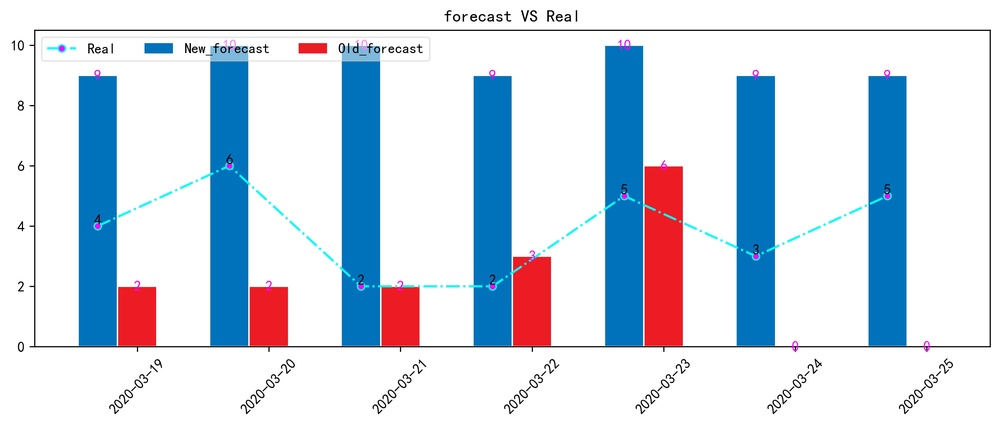
#> input picture xianfengsg/forecaset/warehouse/V2.0/data/01100_金手指.jpg, 1000 x 426 px, shrunk from 2920 x 1244 before the run
$ python -i sales_feature.py   (imports and definitions only)
#> lines starting #> are read from the running program, lines starting #| are printed output that depends on the picture
# -*- coding: utf-8 -*-
# @Time    : 2020/3/3 8:46
# @Author  : Ye Jinyu__jimmy
# @File    : sales_feature

import pandas as pd
import cx_Oracle
import os
import numpy as np
# 显示所有列
# [5 lines not run here, left out]
# 注：设置环境编码方式，可解决读取数据库乱码问题
os.environ['NLS_LANG'] = 'SIMPLIFIED CHINESE_CHINA.UTF8'
from matplotlib import pyplot as plt
import multiprocessing
import re
from matplotlib.ticker import FuncFormatter
import matplotlib.dates as mdate
from pandas.tseries.offsets import Day,WeekOfMonth,DateOffset
#parser是根据字符串解析成datetime,字符串可以很随意，可以用时间日期的英文单词，
# 可以用横线、逗号、空格等做分隔符。没指定时间默认是0点，没指定日期默认是今天，没指定年份默认是今年。
from dateutil.parser import parse

# from pylab import *
# [1 line not run here, left out]
from pandas.plotting import register_matplotlib_converters
from sklearn.preprocessing import OneHotEncoder, LabelEncoder,PolynomialFeatures
# [1 line not run here, left out]


class sales_process():
    '''该包是要提取销售的特征，根据周作战计划的特性，选择滑窗的均值，求和，方差，以及斜率，偏度，峰度'''

    #————————————————————————首先读取销量数据————————————————————————————
    def get_sales(self):
        data = pd.read_csv('./sales.csv',encoding='utf_8_sig')
        return data

    #——————————————————————获取前一周的各类统计信息————————————————————————

    def back_1_week(self,data):

        start_date = data['Account_date'].min()
        end_date = data['Account_date'].max()
        ts = pd.Series(data['sales_qty'].values,index=pd.date_range(start_date,end_date,freq='D'))
        #----------------------均值------------------
        new_array_mean = ts.resample('W-SUN').mean()
        df_mean = pd.DataFrame(new_array_mean)
        df_mean.reset_index(level=0, inplace=True)
        df_mean.columns = ['Account_date','mean_1_week']
        #------------------------均值的斜率----------------
        slope_mean = (new_array_mean - new_array_mean.shift(1, 'W-SUN')) / 7
        df_slope_mean = pd.DataFrame(slope_mean)
        df_slope_mean.reset_index(level=0, inplace=True)
        df_slope_mean.columns = ['Account_date','slope_1_week']
        total_1_data = pd.merge(df_mean,df_slope_mean,on='Account_date')
        #----------------------求和------------------
        new_array_sum = ts.resample('W-SUN').sum()
        df_sum = pd.DataFrame(new_array_sum)
        df_sum.reset_index(level=0, inplace=True)
        df_sum.columns = ['Account_date','sum_1_week']
        total_2_data = pd.merge(df_sum,total_1_data,on='Account_date')
        #------------------------总销量的斜率----------------
        slope_sum = (new_array_sum - new_array_sum.shift(1,'W-SUN'))/7
        df_slope_sum = pd.DataFrame(slope_sum)
        df_slope_sum.reset_index(level=0, inplace=True)
        df_slope_sum.columns = ['Account_date','slope_sum_1_week']
        total_3_data = pd.merge(df_slope_sum,total_2_data,on='Account_date')
        #----------------------方差------------------
        new_array_var = ts.resample('W-SUN').var()
        df_var = pd.DataFrame(new_array_var)
        df_var.reset_index(level=0, inplace=True)
        df_var.columns = ['Account_date','var_1_week']
        total_4_data = pd.merge(df_var,total_3_data,on='Account_date')
        #------------------------方差的斜率----------------
        slope_var = (new_array_var - new_array_var.shift(1,'W-SUN'))/7
        df_slope_var = pd.DataFrame(slope_var)
        df_slope_var.reset_index(level=0, inplace=True)
        df_slope_var.columns = ['Account_date','slope_var_1_week']
        total_5_data = pd.merge(df_slope_var,total_4_data,on='Account_date')
        #----------------------分位数(0.75)------------------
        new_array_quantile_low = ts.resample('W-SUN').quantile(0.25)
        df_quantile_low = pd.DataFrame(new_array_quantile_low)
        df_quantile_low.reset_index(level=0, inplace=True)
        df_quantile_low.columns = ['Account_date','low_1_week']
        total_6_data = pd.merge(df_quantile_low,total_5_data,on='Account_date')
        #----------------------分位数(0.25)------------------
        new_array_quantile_up = ts.resample('W-SUN').quantile(0.75)
        df_quantile_up = pd.DataFrame(new_array_quantile_up)
        df_quantile_up.reset_index(level=0, inplace=True)
        df_quantile_up.columns = ['Account_date','up_1_week']
        total_7_data = pd.merge(df_quantile_up,total_6_data,on='Account_date')
        #----------------------中位数------------------
        new_array_median  = ts.resample('W-SUN').median()
        df_median  = pd.DataFrame(new_array_median)
        df_median.reset_index(level=0, inplace=True)
        df_median.columns = ['Account_date','median_1_week']
        total_8_data = pd.merge(df_median,total_7_data,on='Account_date')

        #---------------------补全之前的数据----------------------
        #格式转换
        data['Account_date'] = pd.to_datetime(data['Account_date'])
        total_8_data['Account_date'] = pd.to_datetime(total_8_data['Account_date'])
        total_9_data = pd.merge(data,total_8_data,on='Account_date',how='outer')
        #补全日期
        new_satrt = total_9_data['Account_date'].min()
        end_date  = total_9_data['Account_date'].max()
        fill_date = pd.DataFrame({'Account_date': pd.date_range(new_satrt, end_date, freq='D')})
        #合并并补充数据
        sales_feature = pd.merge(fill_date, total_9_data, how='left', on='Account_date').fillna(method='bfill')

        # #----------------------偏度和峰度------------------
        sales_feature['skew_1_week'] = ((sales_feature['sales_qty'].shift(periods=7,axis=0) - sales_feature['mean_1_week']+1)
                                       /(sales_feature['var_1_week']+7)) ** \
                                      3
        sales_feature['kurt_1_week'] = ((sales_feature['sales_qty'].shift(periods=7,axis=0) - sales_feature['mean_1_week']+1)
                                       /(sales_feature['var_1_week']+7)) ** \
                                      4
        # ------------------------变异系数--------------------------
        sales_feature['cv_1_week'] = ((sales_feature['var_1_week'] ** 0.5)+1) /(sales_feature['mean_1_week'] +7)
        return sales_feature

    #————————————————————————————————前两周的统计特征————————————————————
    # [280 lines left out: functions back_2_week, back_3_week, back_4_week, not called in this run]


    #————————————————————————————————————周粒度的销量特征————————————————————
    def week_feature(self,data):
        sales_feature_1 = sales_process.back_1_week(self,data)
        sales_feature_2 = sales_process.back_2_week(self,data)
        new_df_1 = pd.merge(sales_feature_1,sales_feature_2,on=['Account_date','sales_qty'],how='outer')
        sales_feature_3 = sales_process.back_3_week(self,data)
        new_df_2 = pd.merge(new_df_1,sales_feature_3,on=['Account_date','sales_qty'],how='outer')
        sales_feature_4 = sales_process.back_4_week(self,data)
        new_df_3 = pd.merge(new_df_2,sales_feature_4,on=['Account_date','sales_qty'],how='outer')
        return new_df_3

    #——————————————————————————————————日粒度的销售特征——————————————————————————————
    #----------------------------前一天，前三天，前7天--------------------------------
    # [78 lines left out: functions days_feature, sales_days_feature, feature, not called in this run]


# [12 lines not run here, left out]

>>> import cv2
>>> picture = cv2.imread('../data/01100_金手指.jpg', cv2.IMREAD_GRAYSCALE)
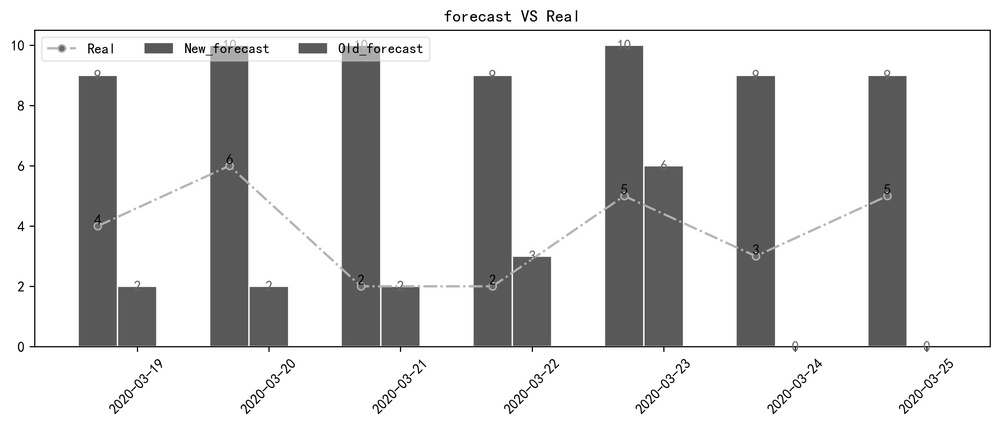
#> picture: shape (426, 1000); min 0, max 255, mean 215.2
#> (the run stopped early here; a loop or call above may not have finished)

$ run again, on xianfengsg/forecaset/warehouse/V2.0/data/01270_冰糖木瓜.jpg
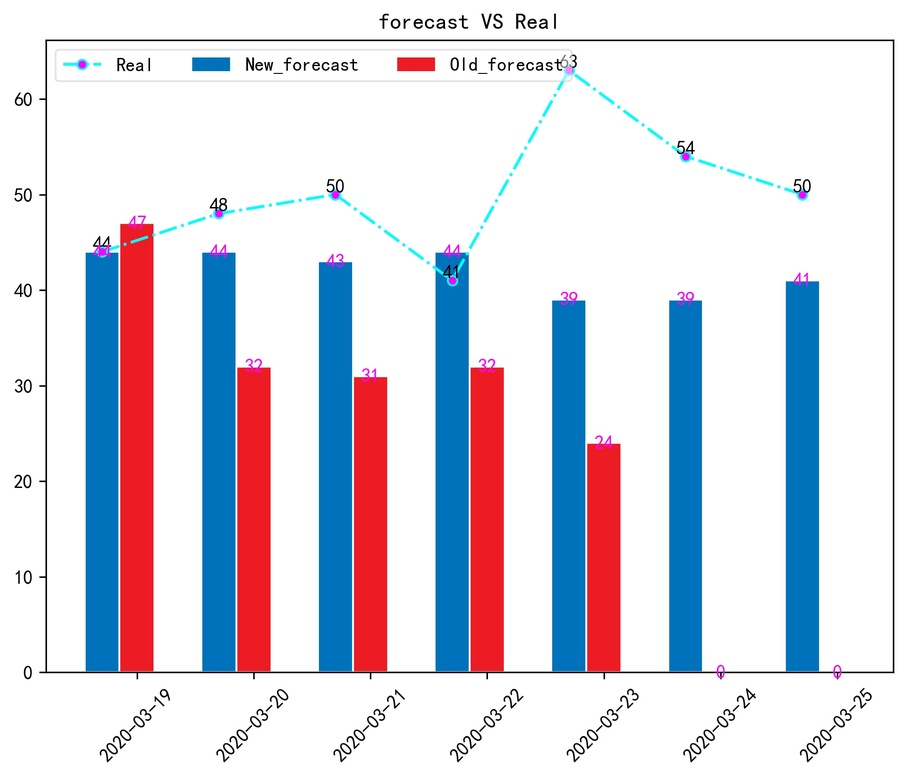
#> input picture xianfengsg/forecaset/warehouse/V2.0/data/01270_冰糖木瓜.jpg, 907 x 778 px, shrunk from 1991 x 1706 before the run
#> `picture = cv2.imread('../data/01100_金手指.jpg', cv2.IMREAD_GRAYSCALE)`:
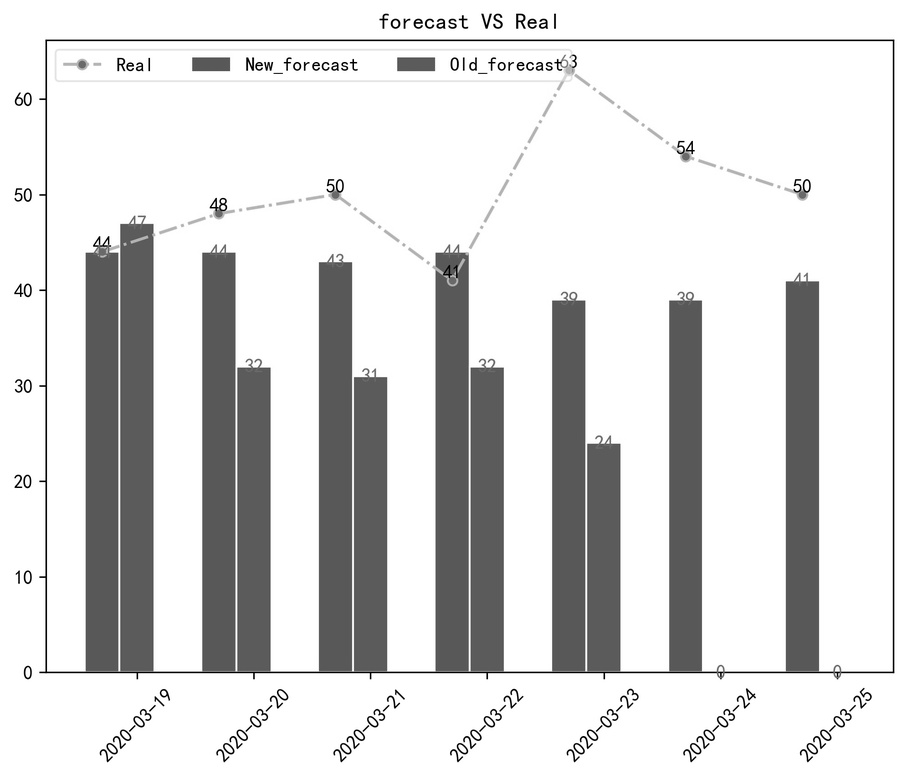
#> picture: shape (778, 907); min 0, max 255, mean 216.5

$ run again, on xianfengsg/forecaset/warehouse/V2.0/data/01300_晴王葡萄.jpg
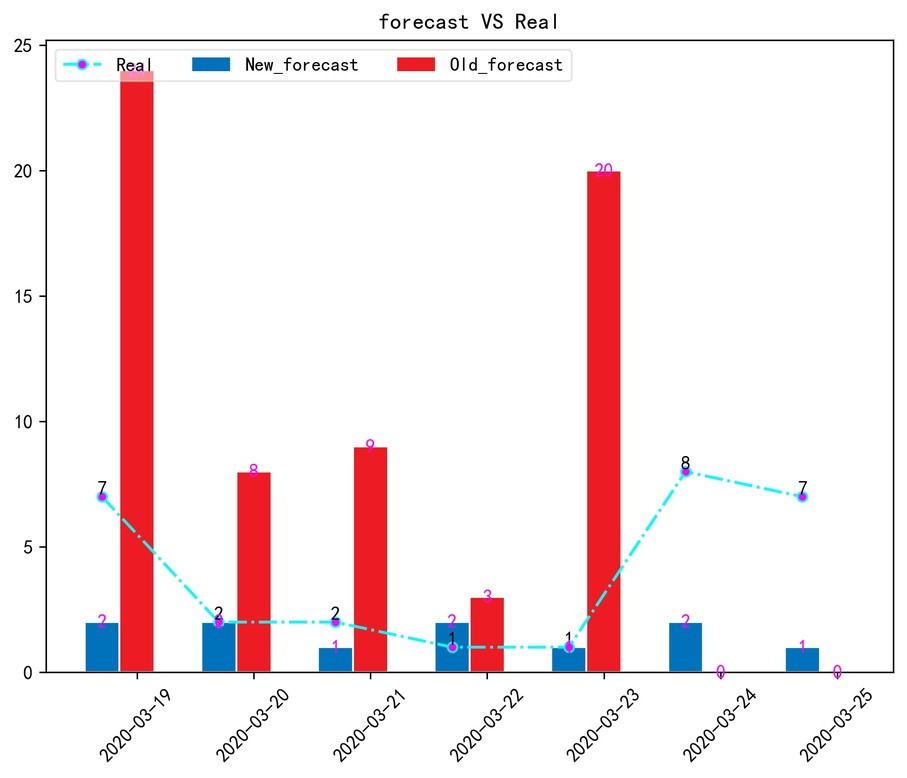
#> input picture xianfengsg/forecaset/warehouse/V2.0/data/01300_晴王葡萄.jpg, 907 x 778 px, shrunk from 1991 x 1706 before the run
#> `picture = cv2.imread('../data/01100_金手指.jpg', cv2.IMREAD_GRAYSCALE)`:
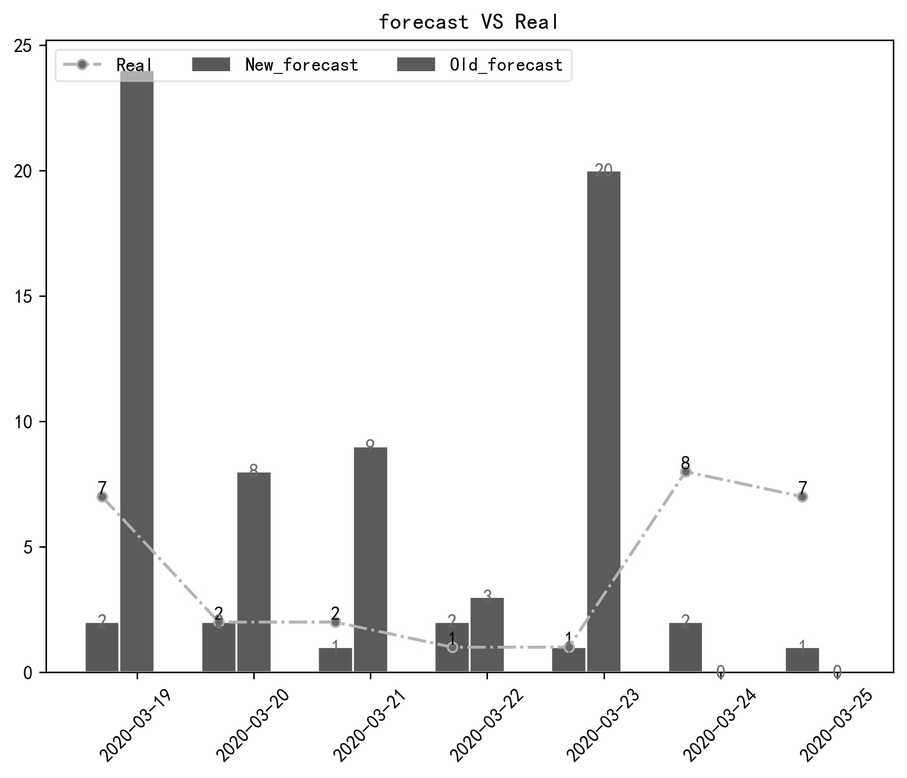
#> picture: shape (778, 907); min 0, max 255, mean 236.6

$ run again, on xianfengsg/forecaset/warehouse/V2.0/data/02030_美女油桃.jpg
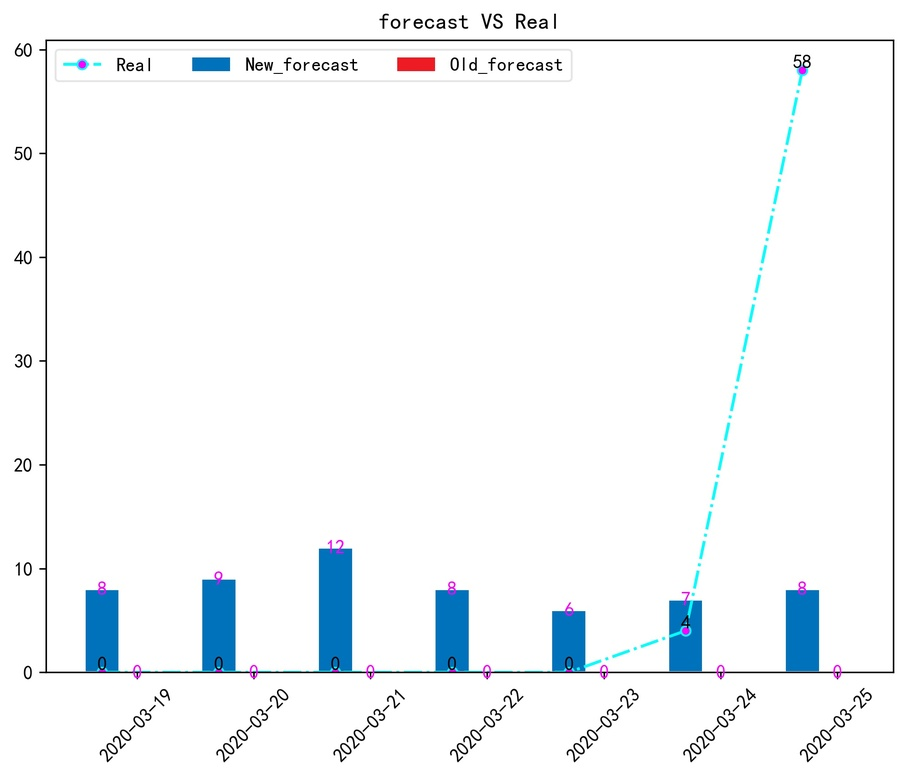
#> input picture xianfengsg/forecaset/warehouse/V2.0/data/02030_美女油桃.jpg, 907 x 778 px, shrunk from 1991 x 1706 before the run
#> `picture = cv2.imread('../data/01100_金手指.jpg', cv2.IMREAD_GRAYSCALE)`:
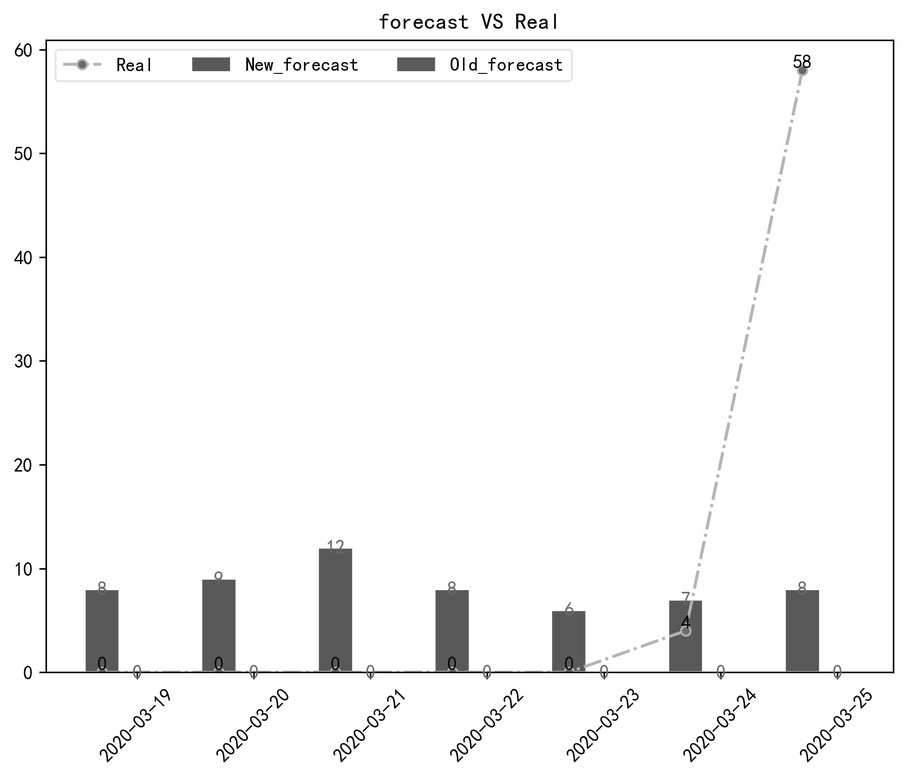
#> picture: shape (778, 907); min 0, max 255, mean 246.3
